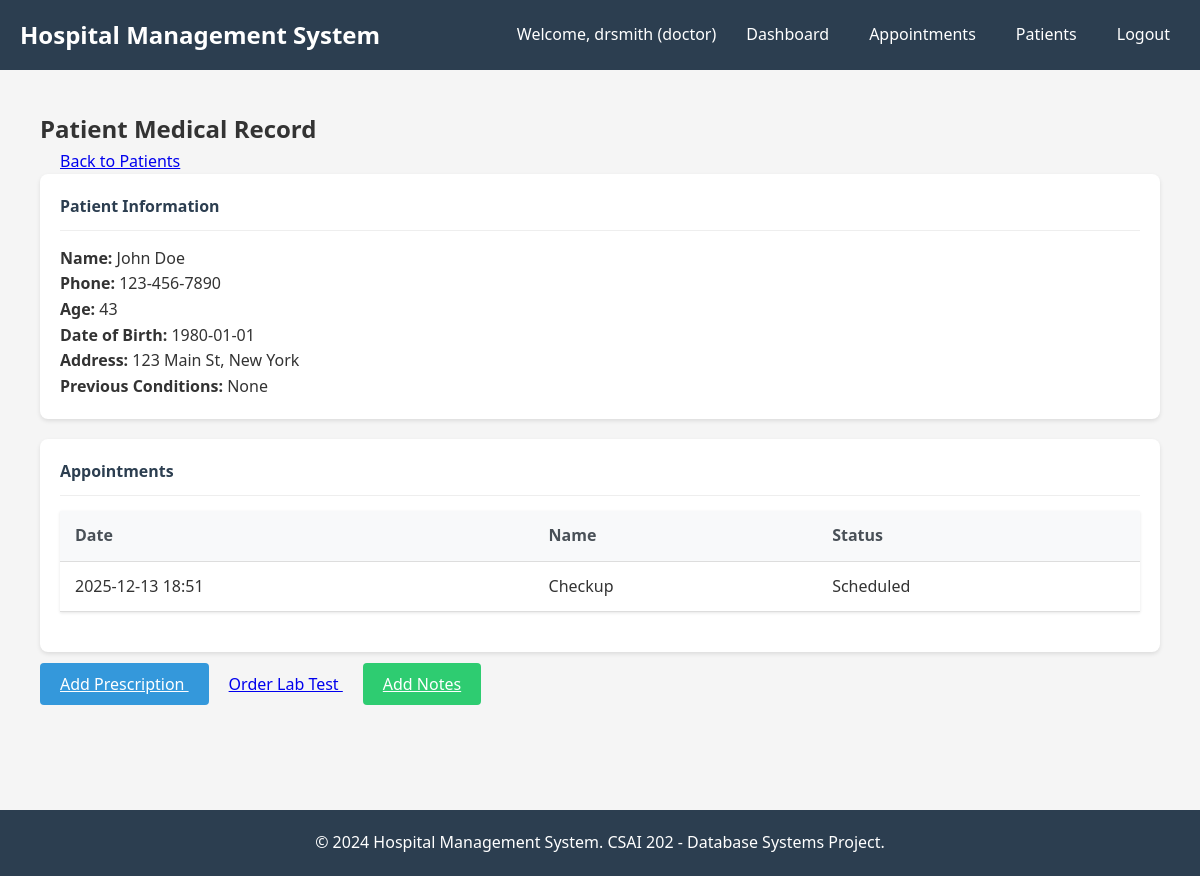
The app's page /doctor/patient/1 (signed in), older data.
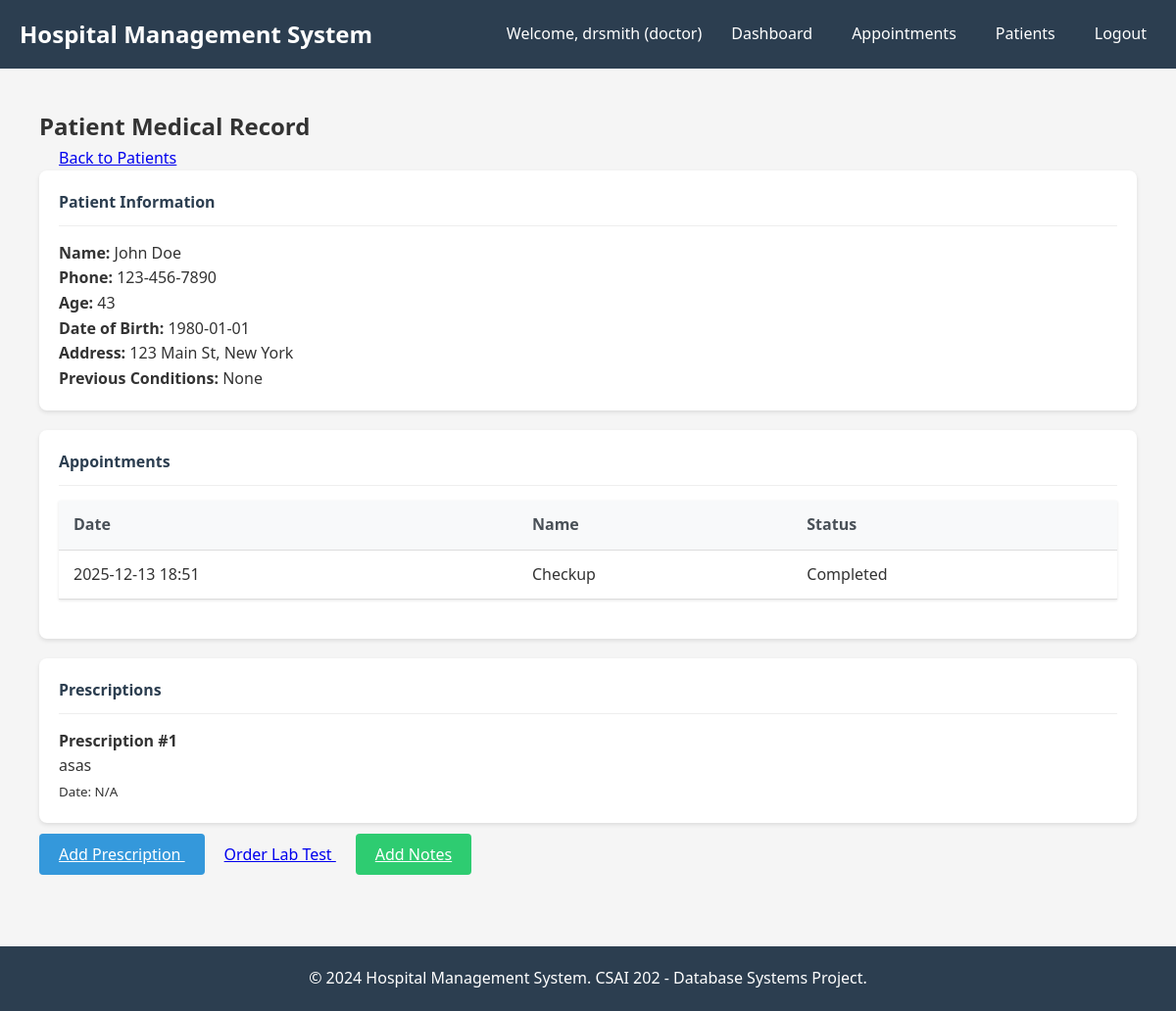
The same page, newer data.
### models/appointment.py (models this page shows)
class Appointment(db.Model):
    __tablename__ = 'appointment'
    appt_id = db.Column(db.Integer, primary_key=True)
    name = db.Column(db.String(100))
    status = db.Column(db.String(50), default='Scheduled')
    date = db.Column(db.DateTime, nullable=False, default=datetime.utcnow)
    patient_id = db.Column(db.Integer, db.ForeignKey('patient.patient_id'))
    doc_id = db.Column(db.Integer, db.ForeignKey('doctor.doc_id'))
    rec_id = db.Column(db.Integer, db.ForeignKey('receptionist.rec_id'))
    prescriptions = db.relationship('Prescription', backref='appointment', lazy=True)

### models/prescription.py (models this page shows)
class Prescription(db.Model):
    __tablename__ = 'prescription'
    script_id = db.Column(db.Integer, primary_key=True)
    instructions = db.Column(db.Text)
    patient_id = db.Column(db.Integer, db.ForeignKey('patient.patient_id'))
    doc_id = db.Column(db.Integer, db.ForeignKey('doctor.doc_id'))
    appt_id = db.Column(db.Integer, db.ForeignKey('appointment.appt_id'))
    medications = db.relationship('Medication', secondary='prescription_medication', backref='prescriptions')

### controllers/doctor_controller.py (the view)
@doctor_bp.route('/patient/<int:patient_id>')
@login_required
@doctor_required
def view_patient(patient_id):
    doctor = Doctor.query.filter_by(user_id=current_user.user_id).first()
    patient = Patient.query.get_or_404(patient_id)
    medical_record = MedicalRecord.query.filter_by(patient_id=patient_id).first()
    appointments = Appointment.query.filter_by(patient_id=patient_id, doc_id=doctor.doc_id).all()
    prescriptions = Prescription.query.filter_by(patient_id=patient_id, doc_id=doctor.doc_id).all()
    lab_tests = LabTest.query.filter_by(patient_id=patient_id, doc_id=doctor.doc_id).all()
    return render_template('doctor/medical_record.html', patient=patient, medical_record=medical_record, appointments=appointments, prescriptions=prescriptions, lab_tests=lab_tests, doctor=doctor)

### models/user.py (called while the page is built)
    @property
    def is_admin(self):
        return self.role == 'admin'

    @property
    def is_doctor(self):
        return self.role == 'doctor'

### templates/doctor/medical_record.html (shortened to what this page needs)
{% extends "base.html" %}
{% block content %}
<div class="container mt-4">
    <div class="row">
        <div class="col-md-12">
            <div class="d-flex justify-content-between align-items-center mb-4">
                <h2>Patient Medical Record</h2>
                <a href="{{ url_for('doctor.patients') }}" class="btn btn-secondary">
                     Back to Patients
                </a>
            </div>
            <div class="card mb-4">
                <div class="card-header">
                    <h5>Patient Information</h5>
                </div>
                <div class="card-body">
                    <div class="row">
                        <div class="col-md-6">
                            <p><strong>Name:</strong> {{ patient.name }}</p>
                            <p><strong>Phone:</strong> {{ patient.phone }}</p>
                            <p><strong>Age:</strong> {{ patient.age }}</p>
                        </div>
                        <div class="col-md-6">
                            <p><strong>Date of Birth:</strong> {{ patient.date_of_birth }}</p>
                            <p><strong>Address:</strong> {{ patient.street }}, {{ patient.city }}</p>
                            <p><strong>Previous Conditions:</strong> {{ patient.previous_conditions or 'None' }}</p>
                        </div>
                    </div>
                </div>
            </div>
            {% if appointments %}
            <div class="card mb-4">
                <div class="card-header">
                    <h5>Appointments</h5>
                </div>
                <div class="card-body">
                    <div class="table-responsive">
                        <table class="table table-striped">
                            <thead>
                                <tr>
                                    <th>Date</th>
                                    <th>Name</th>
                                    <th>Status</th>
                                </tr>
                            </thead>
                            <tbody>
                                {% for appt in appointments %}
                                <tr>
                                    <td>{{ appt.date.strftime('%Y-%m-%d %H:%M') if appt.date else 'N/A' }}</td>
                                    <td>{{ appt.name }}</td>
                                    <td>
                                        <span class="badge badge-{{ 'success' if appt.status == 'Completed' else 'warning' if appt.status == 'Scheduled' else 'danger' }}">
                                            {{ appt.status }}
                                        </span>
                                    </td>
                                </tr>
                                {% endfor %}
                            </tbody>
                        </table>
                    </div>
                </div>
            </div>
            {% endif %}
            {% if prescriptions %}
            <div class="card mb-4">
                <div class="card-header">
                    <h5>Prescriptions</h5>
                </div>
                <div class="card-body">
                    {% for prescription in prescriptions %}
                    <div class="border-bottom pb-3 mb-3">
                        <p><strong>Prescription #{{ prescription.script_id }}</strong></p>
                        <p>{{ prescription.instructions }}</p>
                        <small class="text-muted">Date: {{ prescription.date.strftime('%Y-%m-%d') if prescription.date else 'N/A' }}</small>
                    </div>
                    {% endfor %}
                </div>
            </div>
            {% endif %}
            <div class="mt-4">
                <a href="{{ url_for('doctor.new_prescription') }}" class="btn btn-primary">
                     Add Prescription
                </a>
                <a href="#" class="btn btn-info">
                     Order Lab Test
                </a>
                <a href="#" class="btn btn-success">
                     Add Notes
                </a>
            </div>
        </div>
    </div>
</div>
{% endblock %}

Row changes from the older to the newer data that the page shows:
changed Appointment "Checkup": status "Scheduled" → "Completed"
added Prescription: script_id "1", instructions "asas", date "N/A"
Text that changed along with them:
text now shown: "Prescriptions"
